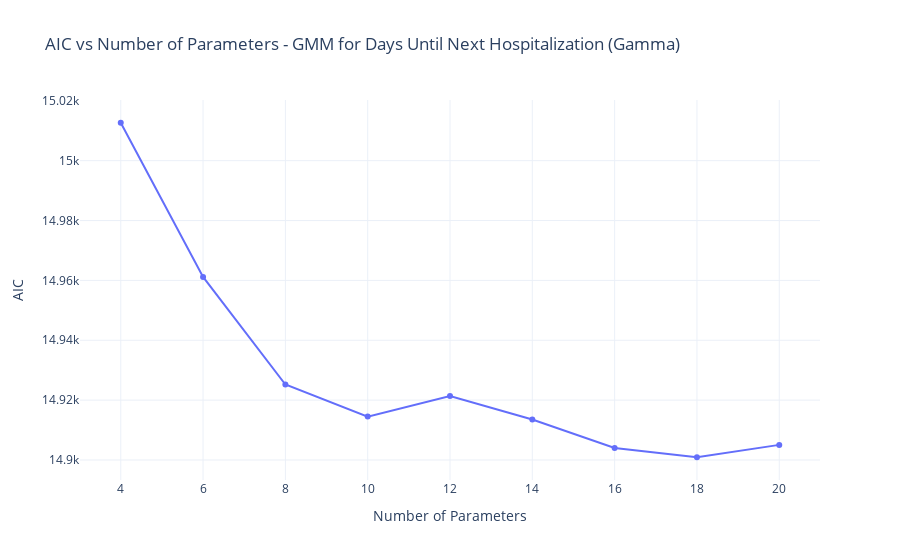
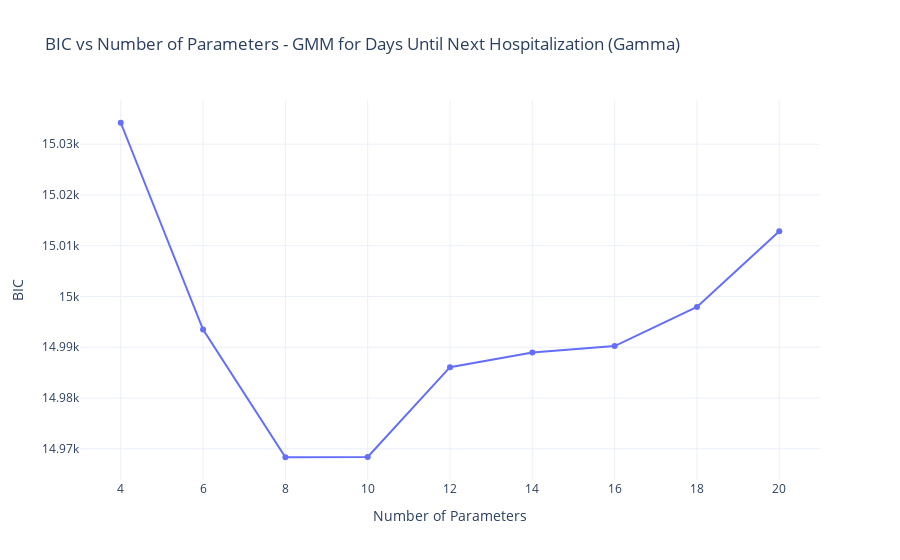

The notebook cell these images were saved under, in order:
### Markdown cell above
### Mixture of Components

### Code cell
best_gmm_model = gmm_model_selection(
    data=data_filtered.values,
    max_components=10,
    var_name="Days Until Next Hospitalization",
    distribution_type=DistributionType.GAMMA  # or whatever matches your Enum
)

get_gmm_params_df(best_gmm_model, DistributionType.GAMMA)

### Figure 1 — Plotly figure (JSON) as saved in the notebook; plotly's stock layout.template omitted (floating-point values rounded to 4 significant figures)
{"data": [{"customdata": [2, 3, 4, 5, 6, 7, 8, 9, 10], "hovertemplate": "AIC: %{y:.2f}<br>Number of Parameters: %{x}<br>Number of Components: %{customdata}", "mode": "lines+markers", "name": "AIC", "type": "scatter", "x": [4, 6, 8, 10, 12, 14, 16, 18, 20], "y": [15010.0, 14960.0, 14930.0, 14910.0, 14920.0, 14910.0, 14900.0, 14900.0, 14910.0]}], "layout": {"title": {"text": "AIC vs Number of Parameters - GMM for Days Until Next Hospitalization (Gamma)"}, "xaxis": {"title": {"text": "Number of Parameters"}}, "yaxis": {"title": {"text": "AIC"}}}}

### Figure 2 — Plotly figure (JSON) as saved in the notebook; plotly's stock layout.template omitted (floating-point values rounded to 4 significant figures)
{"data": [{"customdata": [2, 3, 4, 5, 6, 7, 8, 9, 10], "hovertemplate": "BIC: %{y:.2f}<br>Number of Parameters: %{x}<br>Number of Components: %{customdata}", "mode": "lines+markers", "name": "BIC", "type": "scatter", "x": [4, 6, 8, 10, 12, 14, 16, 18, 20], "y": [15030.0, 14990.0, 14970.0, 14970.0, 14990.0, 14990.0, 14990.0, 15000.0, 15010.0]}], "layout": {"title": {"text": "BIC vs Number of Parameters - GMM for Days Until Next Hospitalization (Gamma)"}, "xaxis": {"title": {"text": "Number of Parameters"}}, "yaxis": {"title": {"text": "BIC"}}}}
